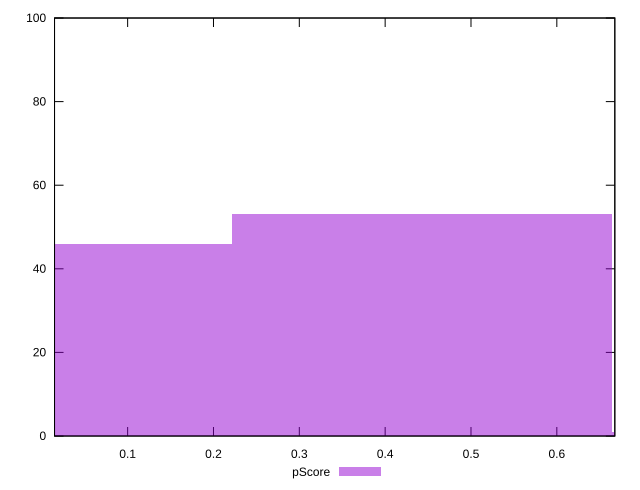

Write gnuplot code to recreate this figure.
reset

$pScore <<EOF
0.4425516849640985 53
0 46
0.885103369928197 1
EOF

set key outside below
set boxwidth 0.4425516849640985
set xrange [0.014824124569149444:0.6675684791888232]
set yrange [0:100]
set trange [0:100]
set style fill transparent solid 0.5 noborder
set terminal svg size 640, 490 enhanced background rgb 'white'
set output "report_00013_2021-02-09T12-04-24.940Z/mainthread-work-breakdown/samples/pages/pScore/histogram.svg"

plot $pScore title "pScore" with boxes

reset
